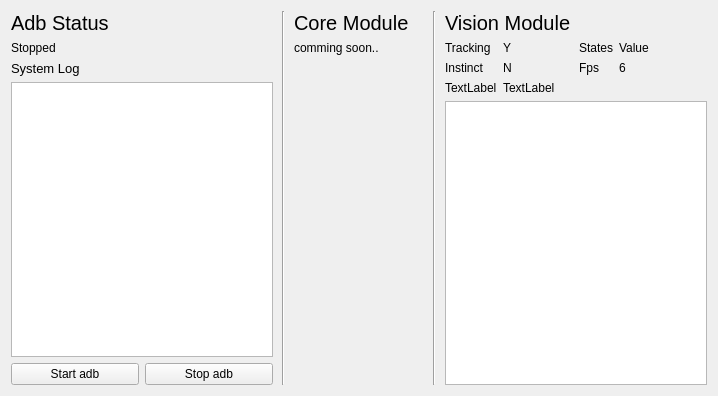
<?xml version="1.0" encoding="UTF-8"?>
<ui version="4.0">
 <class>MainWindow</class>
 <widget class="QMainWindow" name="MainWindow">
  <property name="geometry">
   <rect>
    <x>0</x>
    <y>0</y>
    <width>718</width>
    <height>396</height>
   </rect>
  </property>
  <property name="windowTitle">
   <string>MainWindow</string>
  </property>
  <widget class="QWidget" name="centralWidget">
   <layout class="QHBoxLayout" stretch="2,0,1,0,2">
    <property name="spacing">
     <number>9</number>
    </property>
    <item>
     <layout class="QVBoxLayout" name="controlLayout">
      <item>
       <widget class="QLabel" name="label">
        <property name="font">
         <font>
          <pointsize>15</pointsize>
         </font>
        </property>
        <property name="text">
         <string>Adb Status</string>
        </property>
       </widget>
      </item>
      <item>
       <widget class="QLabel" name="label_2">
        <property name="text">
         <string>Stopped</string>
        </property>
       </widget>
      </item>
      <item>
       <widget class="QLabel" name="label_3">
        <property name="font">
         <font>
          <pointsize>10</pointsize>
         </font>
        </property>
        <property name="text">
         <string>System Log</string>
        </property>
       </widget>
      </item>
      <item>
       <widget class="QTextBrowser" name="systemLog">
        <property name="sizePolicy">
         <sizepolicy hsizetype="Expanding" vsizetype="Expanding">
          <horstretch>0</horstretch>
          <verstretch>0</verstretch>
         </sizepolicy>
        </property>
        <property name="html">
         <string>&lt;!DOCTYPE HTML PUBLIC &quot;-//W3C//DTD HTML 4.0//EN&quot; &quot;http://www.w3.org/TR/REC-html40/strict.dtd&quot;&gt;
&lt;html&gt;&lt;head&gt;&lt;meta name=&quot;qrichtext&quot; content=&quot;1&quot; /&gt;&lt;style type=&quot;text/css&quot;&gt;
p, li { white-space: pre-wrap; }
&lt;/style&gt;&lt;/head&gt;&lt;body style=&quot; font-family:'SimSun'; font-size:9pt; font-weight:400; font-style:normal;&quot;&gt;
&lt;p style=&quot;-qt-paragraph-type:empty; margin-top:0px; margin-bottom:0px; margin-left:0px; margin-right:0px; -qt-block-indent:0; text-indent:0px; font-family:'MS Shell Dlg 2'; font-size:7.875pt;&quot;&gt;&lt;br /&gt;&lt;/p&gt;&lt;/body&gt;&lt;/html&gt;</string>
        </property>
       </widget>
      </item>
      <item>
       <layout class="QHBoxLayout" name="horizontalLayout">
        <item>
         <widget class="QPushButton" name="pushButton">
          <property name="text">
           <string>Start adb</string>
          </property>
         </widget>
        </item>
        <item>
         <widget class="QPushButton" name="pushButton_2">
          <property name="text">
           <string>Stop adb</string>
          </property>
         </widget>
        </item>
       </layout>
      </item>
     </layout>
    </item>
    <item>
     <widget class="Line" name="line">
      <property name="orientation">
       <enum>Qt::Vertical</enum>
      </property>
     </widget>
    </item>
    <item>
     <layout class="QVBoxLayout" name="coreMLayout">
      <item>
       <widget class="QLabel" name="label_4">
        <property name="font">
         <font>
          <pointsize>15</pointsize>
         </font>
        </property>
        <property name="text">
         <string>Core Module</string>
        </property>
       </widget>
      </item>
      <item>
       <widget class="QLabel" name="label_6">
        <property name="text">
         <string>comming soon..</string>
        </property>
       </widget>
      </item>
      <item>
       <spacer name="verticalSpacer">
        <property name="orientation">
         <enum>Qt::Vertical</enum>
        </property>
        <property name="sizeHint" stdset="0">
         <size>
          <width>20</width>
          <height>40</height>
         </size>
        </property>
       </spacer>
      </item>
     </layout>
    </item>
    <item>
     <widget class="Line" name="line_2">
      <property name="orientation">
       <enum>Qt::Vertical</enum>
      </property>
     </widget>
    </item>
    <item>
     <layout class="QVBoxLayout" name="visionMLayout_3">
      <item>
       <widget class="QLabel" name="label_5">
        <property name="font">
         <font>
          <pointsize>15</pointsize>
         </font>
        </property>
        <property name="text">
         <string>Vision Module</string>
        </property>
       </widget>
      </item>
      <item>
       <layout class="QHBoxLayout" name="horizontalLayout_3">
        <item>
         <layout class="QFormLayout" name="formLayout_2">
          <item row="2" column="0">
           <widget class="QLabel" name="label_9">
            <property name="text">
             <string>TextLabel</string>
            </property>
           </widget>
          </item>
          <item row="1" column="0">
           <widget class="QLabel" name="label_10">
            <property name="text">
             <string>Instinct</string>
            </property>
           </widget>
          </item>
          <item row="1" column="1">
           <widget class="QLabel" name="label_11">
            <property name="text">
             <string>N</string>
            </property>
           </widget>
          </item>
          <item row="2" column="1">
           <widget class="QLabel" name="label_12">
            <property name="text">
             <string>TextLabel</string>
            </property>
           </widget>
          </item>
          <item row="0" column="0">
           <widget class="QLabel" name="label_15">
            <property name="text">
             <string>Tracking</string>
            </property>
           </widget>
          </item>
          <item row="0" column="1">
           <widget class="QLabel" name="label_16">
            <property name="text">
             <string>Y</string>
            </property>
           </widget>
          </item>
         </layout>
        </item>
        <item>
         <layout class="QFormLayout" name="formLayout">
          <item row="1" column="0">
           <widget class="QLabel" name="label_7">
            <property name="text">
             <string>Fps</string>
            </property>
           </widget>
          </item>
          <item row="0" column="0">
           <widget class="QLabel" name="label_8">
            <property name="text">
             <string>States</string>
            </property>
           </widget>
          </item>
          <item row="0" column="1">
           <widget class="QLabel" name="label_13">
            <property name="text">
             <string>Value</string>
            </property>
           </widget>
          </item>
          <item row="1" column="1">
           <widget class="QLabel" name="label_14">
            <property name="text">
             <string>6</string>
            </property>
           </widget>
          </item>
         </layout>
        </item>
       </layout>
      </item>
      <item>
       <widget class="QTextBrowser" name="textBrowser"/>
      </item>
     </layout>
    </item>
   </layout>
  </widget>
 </widget>
 <layoutdefault spacing="6" margin="11"/>
 <resources/>
 <connections/>
</ui>
